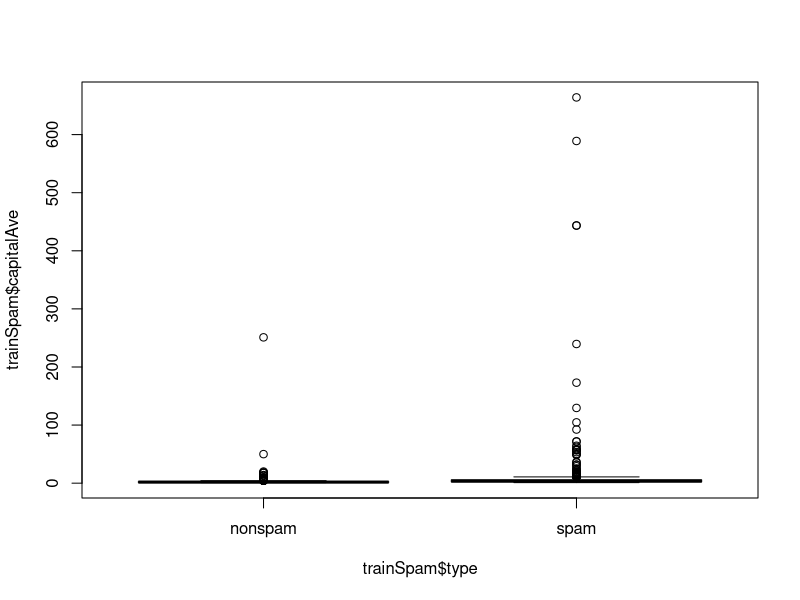
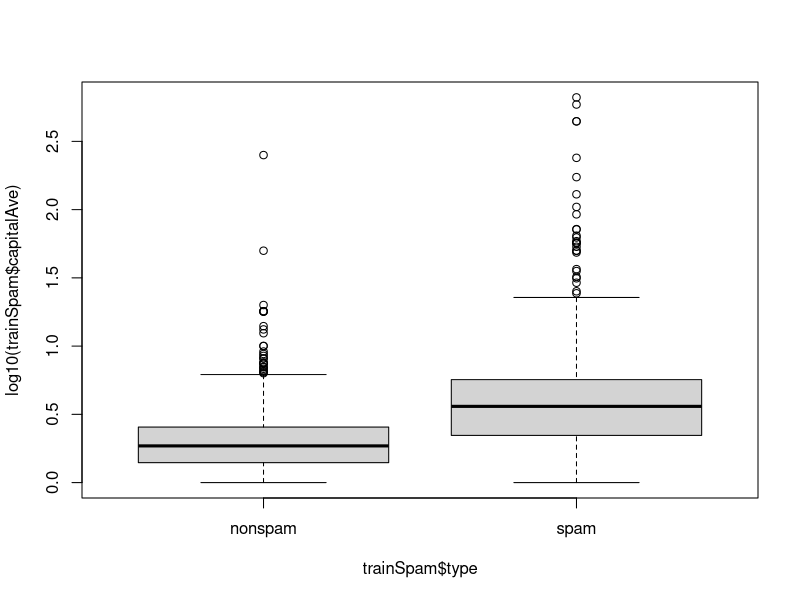
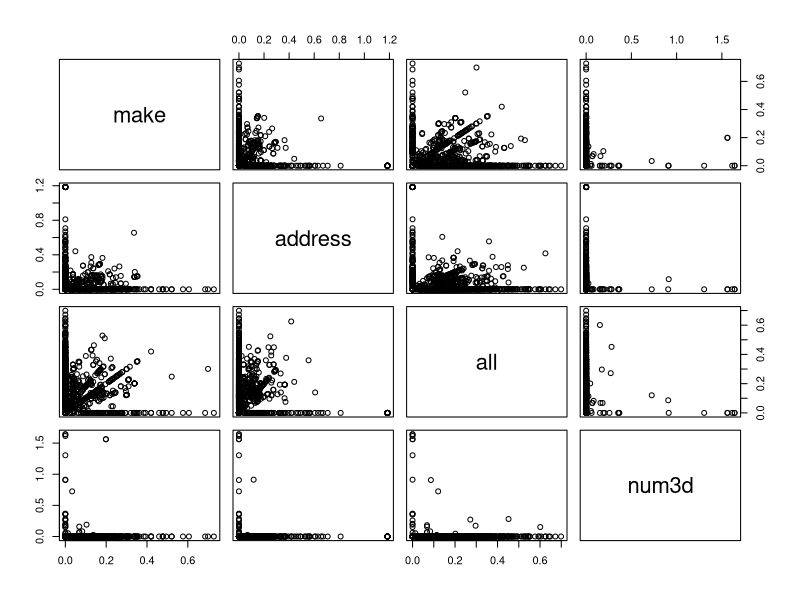
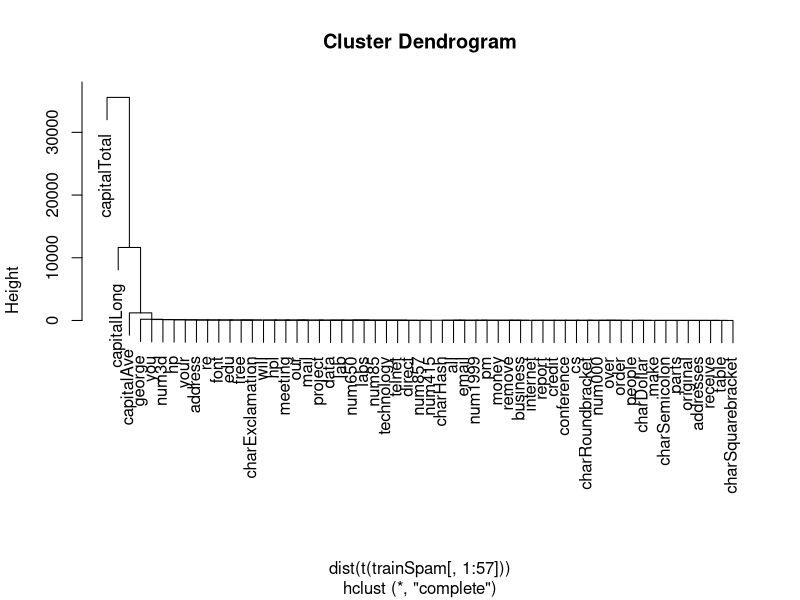
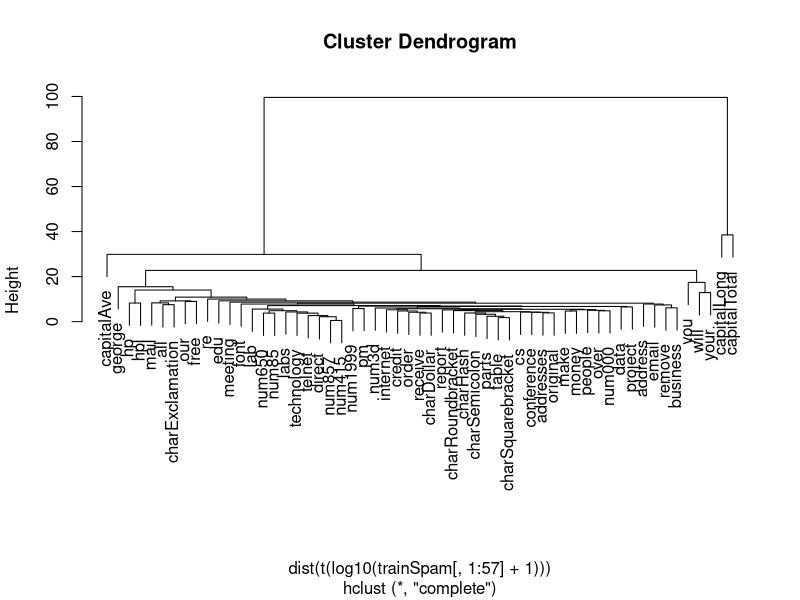

Here is the R script that generated these plots, in order:
# <Reproducible Research>
# Reproducing is between reproducting and nothing
# The author may have problems putting data on the web (no servers)
# Readers may have problems downloading the data, etc.

# <Literate Programming>
#       weaved -> produce human readable documents
#       tangled -> produce machine readable code
# - sweave: limitations
# - knitr: kinda good

# <Golden Rule>
# script everthing

# <Structure of a data analysis>
# - define the question
# - define the ideal data set
# - determine what data is accessible
# - obtain the data
# - clean the data
# - exploratory data analysis
# - statistical modeling
# - interpret results
# - challenge results 
# - write up resutls
# - create reproducible code

# <defining the question>
# you have too much or too little
# goal: descriptive, exploratory, inferential, predictive, casual, mechanistic
# Q. can I recognise spam/ham in my email
# -> access all the mails in the gmail servers?
# -> free data, buy data, generate data
# http://archive.ics.uci.edu/ml/datasets/Spambase
# we will use the "kernlab" package

library(kernlab)
data(spam)
print(str(spam[,1:5]))

# we'll devide this into a test set and data set
# sample in half
set.seed(3435)
trainIndicator = rbinom(4601, size = 1, prob = 0.5)
print(table(trainIndicator))
trainSpam = spam[trainIndicator == 1, ]
testSpam = spam[trainIndicator == 0, ]

# some exploratory data analysis
print(names(trainSpam))
print(head(trainSpam))
# they're frequency of words
print(table(trainSpam$type))

plot(trainSpam$capitalAve ~ trainSpam$type)
plot(log10(trainSpam$capitalAve) ~ trainSpam$type)
# can see that spam have more capital letters

plot(log10(trainSpam[,1:4] + 1))
# some corelate, some don't

hCluster = hclust(dist(t(trainSpam[, 1:57])))
plot(hCluster)
# not very helpful

hClusterUpdated = hclust(dist(t(log10(trainSpam[, 1:57] + 1))))
plot(hClusterUpdated)
# capitaeAve on it's own, you/will/your make a cluster, etc.
trainSpam$numType = as.numeric(trainSpam$type) - 1
costFunction = function(x,y) sum(x != (y > 0.5))
cvError = rep(NA, 55)
library(boot)
for(i in 1:55){
        lmFormula = reformulate(names(trainSpam)[i], response = "numType")
        glmFit = glm(lmFormula, family = "binomial", data = trainSpam)
        cvError[i] = cv.glm(trainSpam, glmFit, costFunction, 2)$delta[2]
}

# which predictor has minimum cross validated-error?
print(names(trainSpam)[which.min(cvError)])

# use the best model
predictionModel = glm(numType ~ charDollar, family = "binomial", data = trainSpam)

# get predictions from the test set
predictionTest = predict(predictionModel, testSpam)
predictedSpam = rep("nonSpam", dim(testSpam)[1])

# classify as spam if prob > 0.5
predictedSpam[predictionModel$fitted > 0.5] = "spam"

# classification table
print(table(predictedSpam, testSpam$type))

# Error rate


# challege yourself
# why the data, method, uncertanity, etc.

# write up
# question

# <Organizing you analysis>
# write what you did to the raw data
# exploratory figures: put there what's useful
# final figures: beautiful, and conpact
# raw scripts: most go unpublished
# final scripts: commented, details 
# r markdown: summary
# readme: if you don't use markdown
# text document: story, reference
